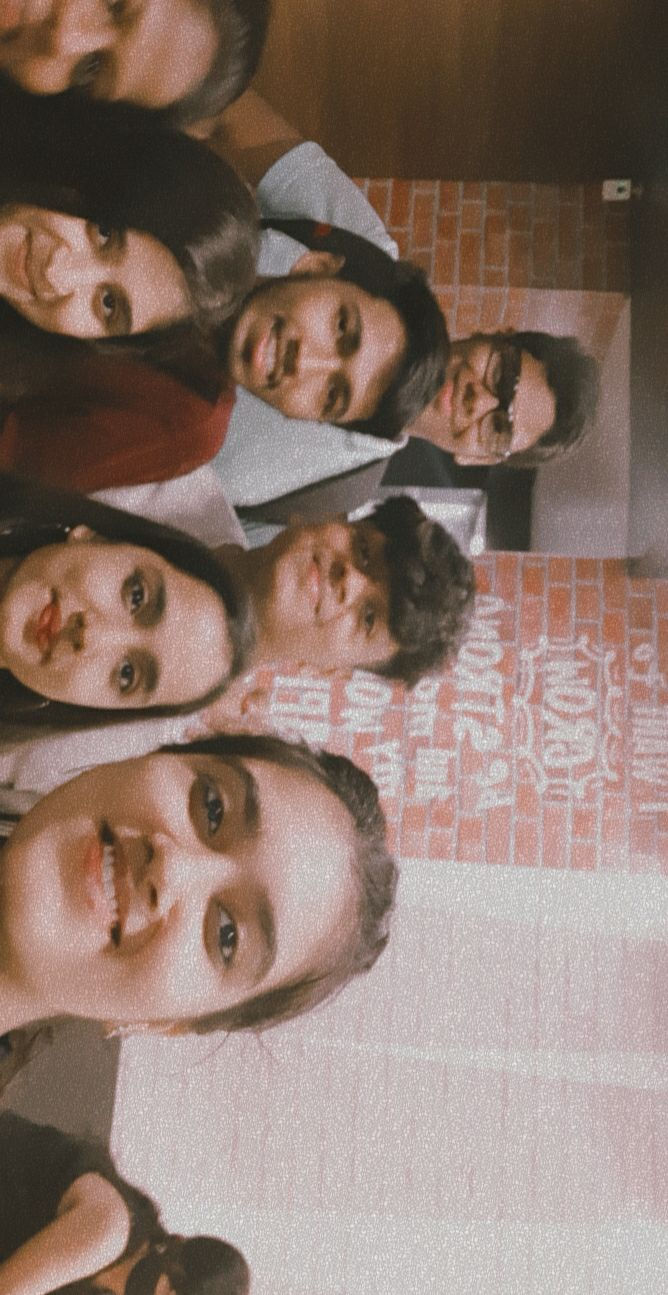
#> input picture FaceExtraction/nayan/IMG-20211114-WA0015.jpg, 668 x 1295 px; its folder holds 4 pictures in this run
$ python faceextract.py
#> lines starting #> are read from the running program, lines starting #| are printed output that depends on the picture
import cv2
import glob
import os

#initializing model to detect faces
face_cascade = cv2.CascadeClassifier('models/haarcascade_frontalface_alt_tree.xml')

#error handeling for haarcascade file
if face_cascade.empty():
    print("Error: Unable to load the cascade classifier.")
    exit()

#imagepath
path = "nayan/*.*"
img_number = 1  #Start an iterator for image number.

img_list = glob.glob(path)

#Resize to 128x128
for count, file in enumerate(img_list[0:25000], start=1):
    print(f"Processing image {count} of {len(img_list)}.")
    img= cv2.imread(file, 1)  #now, we can read each file since we have the full path
#> img is the input picture: shape (1295, 668, 3); mean B, G, R 107.3, 117.5, 138.2

    gray = cv2.cvtColor(img, cv2.COLOR_BGR2GRAY)
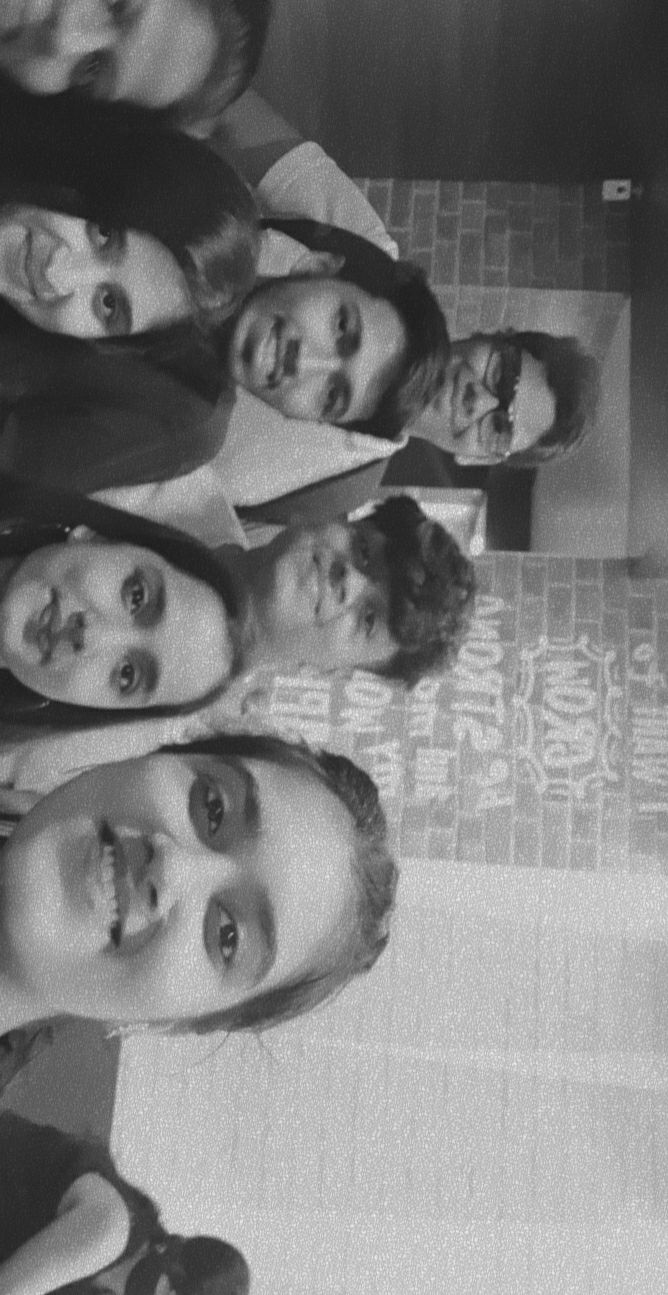
#> gray: shape (1295, 668); min 25, max 248, mean 122.5

    faces = face_cascade.detectMultiScale(gray, 1.3, 5)
#> faces = ()
    try:
        for (x,y,w,h) in faces:
            roi_color = img[y:y+h, x:x+w]
#> this loop made 0 passes
        resized = cv2.resize(roi_color, (128,128))
        cv2.imwrite("extracted_faces/"+str(img_number)+".jpg", resized)
        img_number +=1
    except:
        print("No faces detected")
#> pass 2 of the loop `for count, file in enumerate(img_list[0:25000], start=1):`:
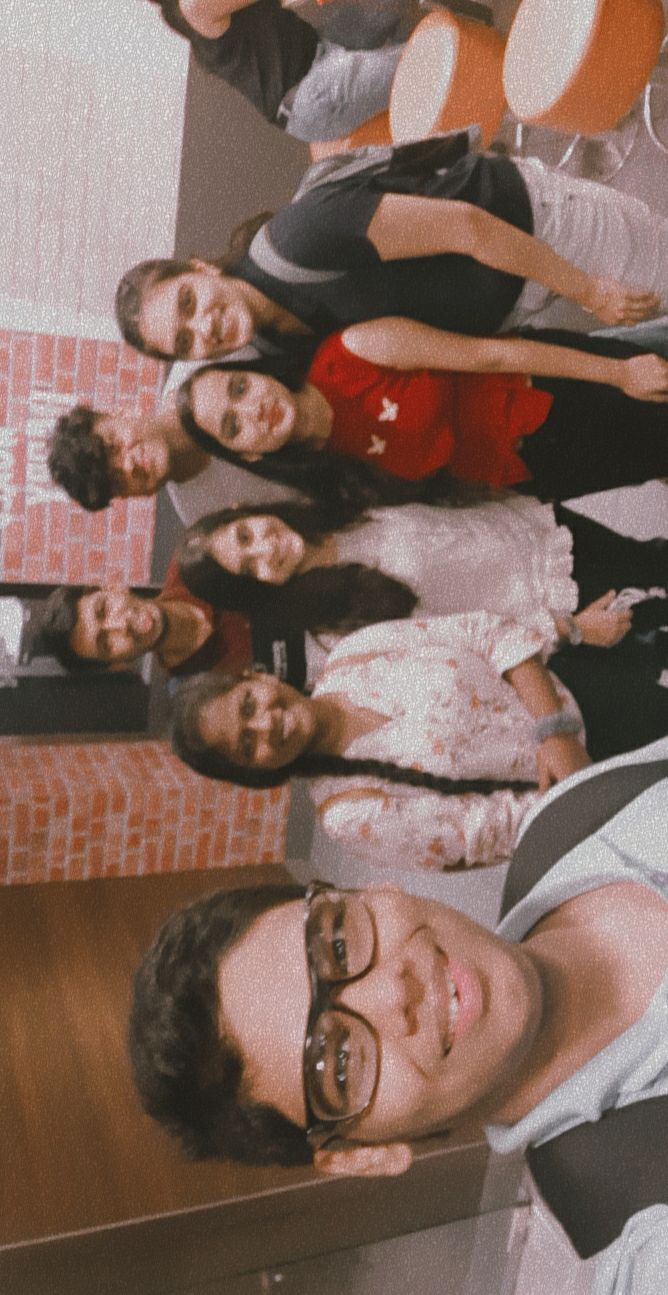
#> input picture FaceExtraction/nayan/IMG-20211114-WA0016.jpg, 668 x 1295 px
#> img is the input picture: shape (1295, 668, 3); mean B, G, R 92.8, 103.3, 128.1
#> `gray = cv2.cvtColor(img, cv2.COLOR_BGR2GRAY)`:
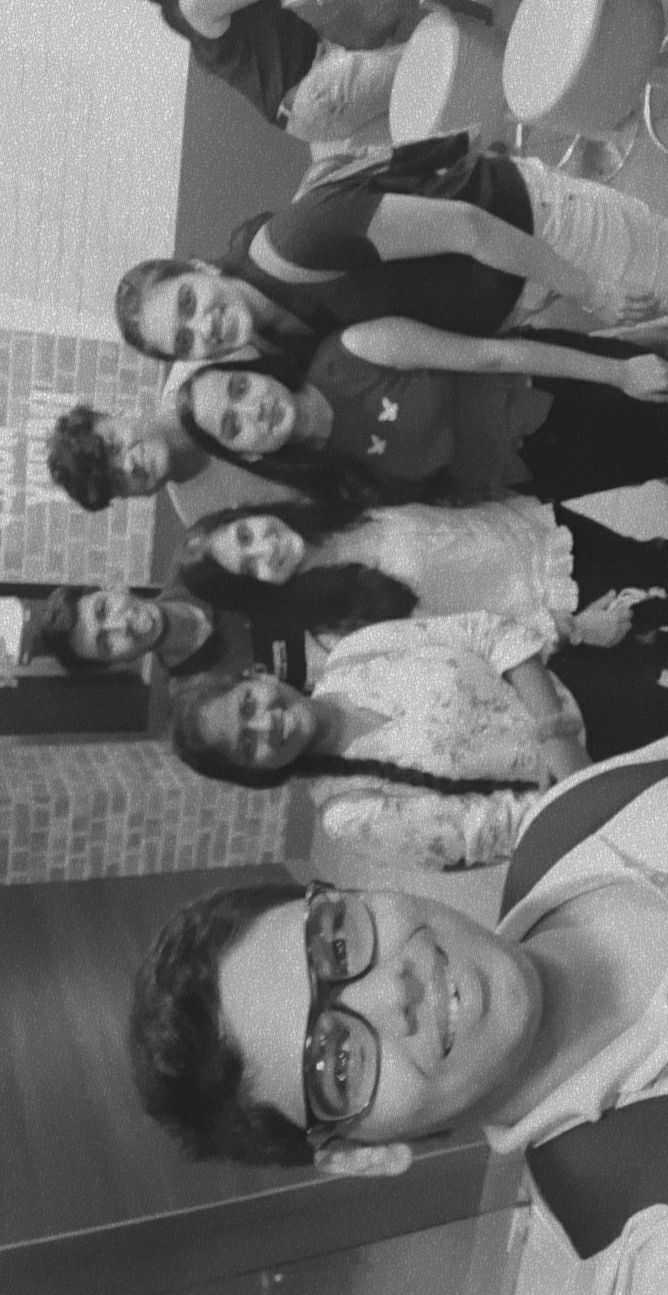
#> gray: shape (1295, 668); min 22, max 243, mean 109.5
#> pass 3 of the loop `for count, file in enumerate(img_list[0:25000], start=1):`:
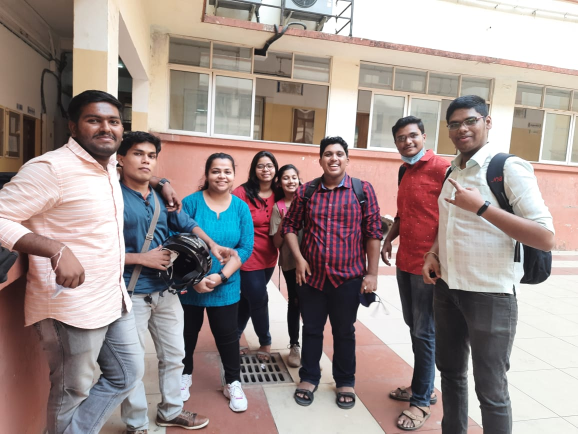
#> input picture FaceExtraction/nayan/IMG-20220210-WA0004.jpg, 1156 x 867 px (shown at 1/2 size)
#> img is the input picture: shape (867, 1156, 3); mean B, G, R 139.7, 142.9, 157.6
#> `gray = cv2.cvtColor(img, cv2.COLOR_BGR2GRAY)`:
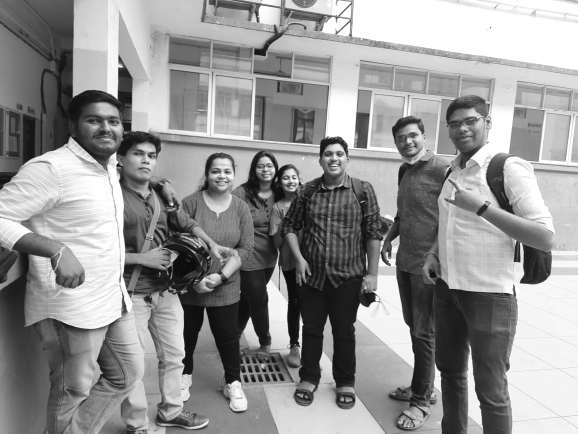
#> gray: shape (867, 1156) (shown at 1/2 size); min 0, max 255, mean 146.9
#> faces = [[641, 288, 55, 55], [411, 319, 62, 62]]
#> the loop `for (x,y,w,h) in faces:` made 2 passes
#> `resized = cv2.resize(roi_color, (128,128))`:
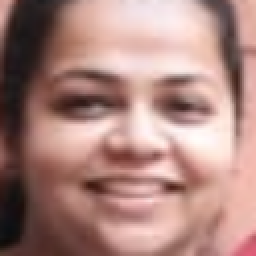
#> resized: shape (128, 128, 3) (shown 2 times larger); mean B, G, R 126.5, 133.1, 171.1
#> the loop made 4 passes; the first 3 are shown
